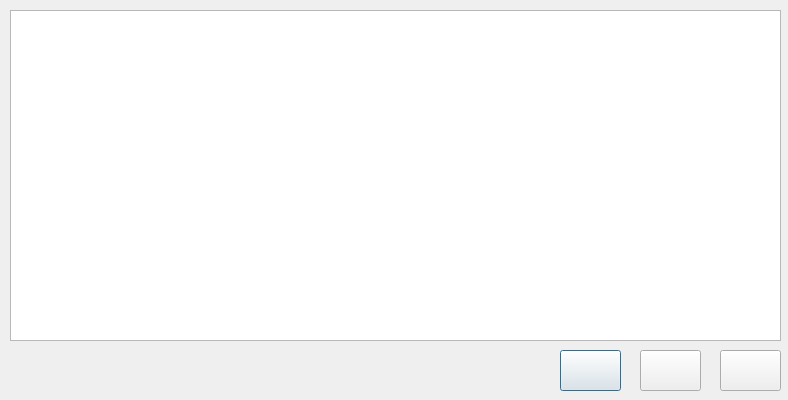
<?xml version="1.0" encoding="UTF-8"?>
<ui version="4.0">
 <class>CEleSubWayDialog</class>
 <widget class="QDialog" name="CEleSubWayDialog">
  <property name="geometry">
   <rect>
    <x>0</x>
    <y>0</y>
    <width>788</width>
    <height>400</height>
   </rect>
  </property>
  <property name="windowTitle">
   <string>Dialog</string>
  </property>
  <widget class="QTableWidget" name="tableWidget">
   <property name="geometry">
    <rect>
     <x>10</x>
     <y>10</y>
     <width>771</width>
     <height>331</height>
    </rect>
   </property>
  </widget>
  <widget class="QPushButton" name="pushButton_pre_page">
   <property name="geometry">
    <rect>
     <x>560</x>
     <y>350</y>
     <width>61</width>
     <height>41</height>
    </rect>
   </property>
   <property name="text">
    <string/>
   </property>
  </widget>
  <widget class="QPushButton" name="pushButton_next_page">
   <property name="geometry">
    <rect>
     <x>640</x>
     <y>350</y>
     <width>61</width>
     <height>41</height>
    </rect>
   </property>
  </widget>
  <widget class="QPushButton" name="pushButton_return_back">
   <property name="geometry">
    <rect>
     <x>720</x>
     <y>350</y>
     <width>61</width>
     <height>41</height>
    </rect>
   </property>
  </widget>
 </widget>
 <resources/>
 <connections/>
</ui>
